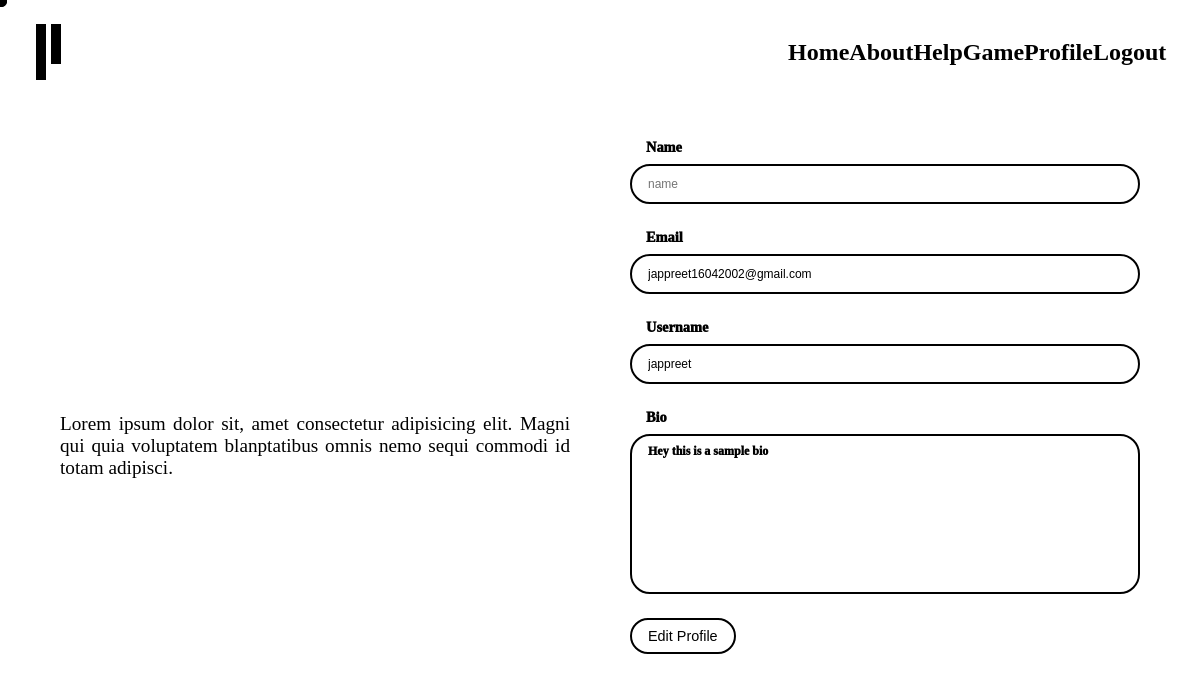
The app's page /members/edit-profile/ (signed in), older data.
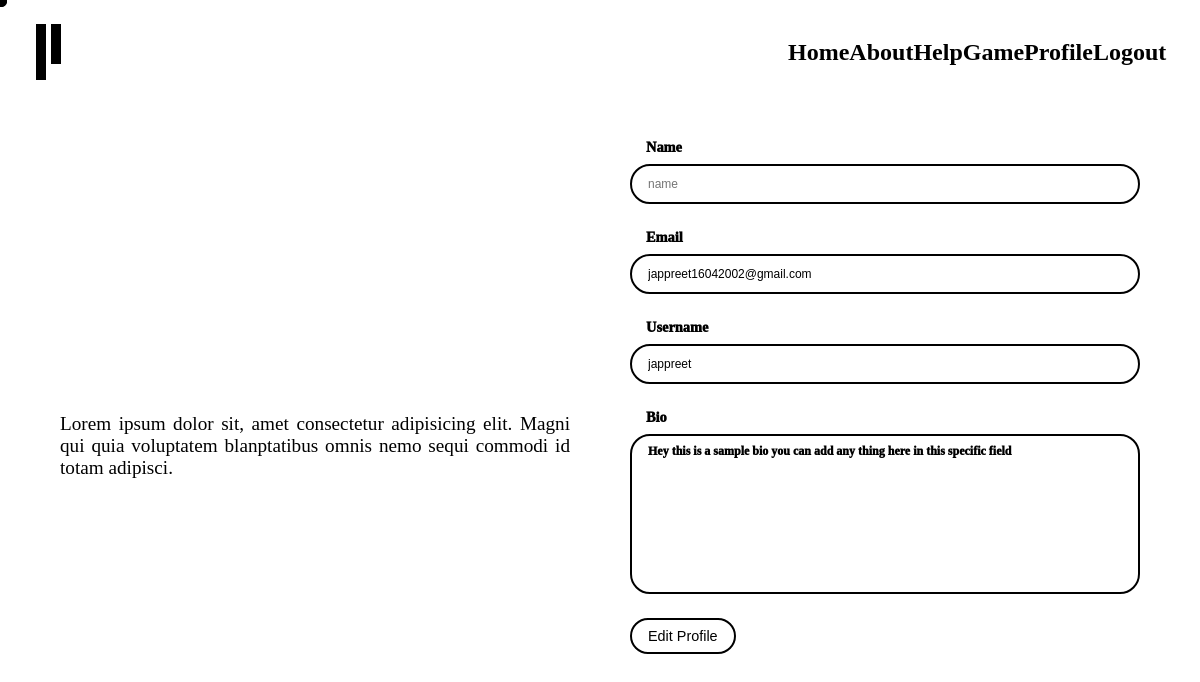
The same page, newer data.
### members/models.py (models this page shows, shortened)
class Profile(models.Model):
  id = models.UUIDField(default=uuid.uuid4, unique=True, primary_key=True, editable=False)
  user = models.OneToOneField(User, on_delete=models.CASCADE)
  username = models.CharField(max_length=200, blank=True, null=True)
  name = models.CharField(max_length=200, blank=True, null=True)
  email = models.EmailField(max_length=500, blank=True)
  bio = models.TextField(blank=True, null=True)
  created = models.DateTimeField(auto_now_add=True)

### members/views.py (the view)
# urls.py: path('edit-profile/', views.editProfile, name="edit-profile"),
def editProfile(request):
  if request.user.is_authenticated:
    profile = request.user.profile
    form = ProfileForm(instance=profile)
    if request.method == 'POST':
      form = ProfileForm(request.POST, instance=profile)
      if form.is_valid():
        form.save()
        messages.success(request, 'Profile updated successfully')
        return redirect('profile')
    context = {'form': form}
    return render(request, 'profile_form.html', context)
  else:
    messages.info(request, 'You must be logged in to access this page')
    return redirect('login')

### members/forms.py
class ProfileForm(ModelForm):
  class Meta:
    model = Profile
    fields = ('name', 'email', 'username', 'bio')
  def __init__(self, *args, **kwargs):
    super(ProfileForm, self).__init__(*args, **kwargs)
    self.fields['name'].widget.attrs['class'] = 'input input--text'
    self.fields['name'].widget.attrs['placeholder'] = 'name'
    self.fields['email'].widget.attrs['class'] = 'input input--text'
    self.fields['email'].widget.attrs['placeholder'] = 'email'
    self.fields['username'].widget.attrs['class'] = 'input input--text'
    self.fields['username'].widget.attrs['placeholder'] = 'username'
    self.fields['bio'].widget.attrs['class'] = 'input input--text'
    self.fields['bio'].widget.attrs['placeholder'] = 'bio'
    for name, field in self.fields.items():
      field.widget.attrs.update({'class': 'input'})

### templates/profile_form.html (shortened to what this page needs)
{% extends 'main.html' %} {% block content %}
<section class="signupin">
  <div class="signupin-container">
    <div class="signupin__heading">
      <h4>
        <div class="overflow">
        </div>
      </h4>
      <h1>
        <div class="overflow">
        </div>
      </h1>
      <p class="signupin__heading--salute">
        Lorem ipsum dolor sit, amet consectetur adipisicing elit. Magni qui quia
        voluptatem blanptatibus omnis nemo sequi commodi id totam adipisci.
      </p>
    </div>
    <div class="forms">
      <form
        method="POST"
        class="form"
        enctype="multipart/form-data"
        data-swup-form
      >
        {% csrf_token %} {% for field in form %}
        <div class="form--field">
          <div class="form--field-embed">
            <label class="form--label">{{field.label}}</label>
            {{field}}
          </div>
        </div>
         {% endfor %}
        <span class="btn--wrapper">
          <button class="action-btn" type="submit">Edit Profile</button>
        </span>
      </form>
    </div>
  </div>
</section>
{% endblock content %}

Row changes from the older to the newer data that the page shows:
changed Profile "jappreet16042002@gmail.com": bio "Hey this is a sample bio" → "Hey this is a sample bio you can add any thing here in this specific field"
